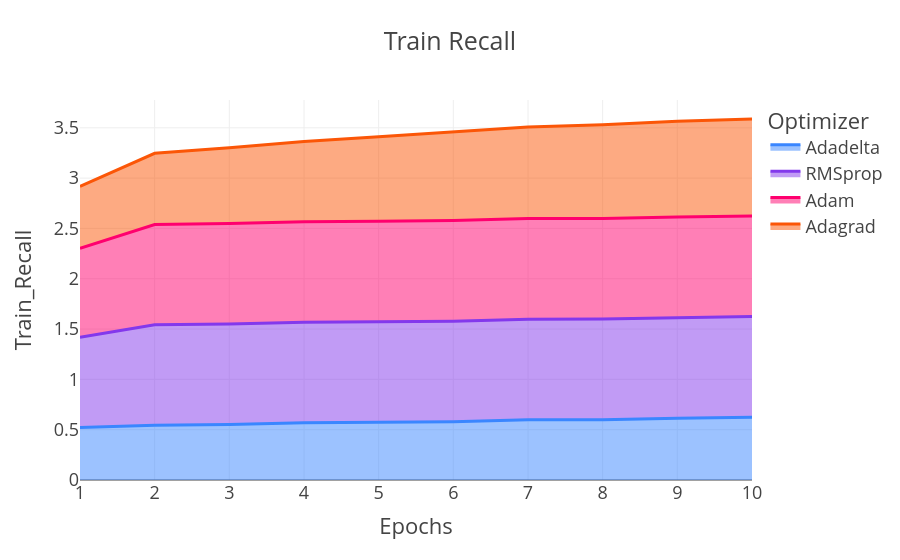

Notebook cell for this chart:
### Code cell
scatterplot = px.area(
    data_frame=opt,
    x="Epochs",
    y="Train_Recall",
    color="Optimizer",                                             
    color_discrete_sequence=["#3a86ff", "#8338ec", "#ff006e", "#fb5607"],
    title='Train Recall',
    #width=500,          
    #height=500,         
    template='presentation',
)
pyo.iplot(scatterplot, filename = 'Opt_train_recall')

### Figure 1 — Plotly figure (JSON) as saved in the notebook; plotly's stock layout.template omitted (floating-point values rounded to 4 significant figures)
{"data": [{"fillpattern": {"shape": ""}, "hovertemplate": "Optimizer=Adadelta<br>Epochs=%{x}<br>Train_Recall=%{y}<extra></extra>", "legendgroup": "Adadelta", "line": {"color": "#3a86ff"}, "marker": {"symbol": "circle"}, "mode": "lines", "name": "Adadelta", "orientation": "v", "showlegend": true, "stackgroup": "1", "type": "scatter", "x": [6, 8, 10, 9, 3, 4, 7, 1, 2, 5], "xaxis": "x", "y": [0.5789, 0.5998, 0.6247, 0.6143, 0.5511, 0.5688, 0.5993, 0.5205, 0.5437, 0.5733], "yaxis": "y"}, {"fillpattern": {"shape": ""}, "hovertemplate": "Optimizer=RMSprop<br>Epochs=%{x}<br>Train_Recall=%{y}<extra></extra>", "legendgroup": "RMSprop", "line": {"color": "#8338ec"}, "marker": {"symbol": "circle"}, "mode": "lines", "name": "RMSprop", "orientation": "v", "showlegend": true, "stackgroup": "1", "type": "scatter", "x": [9, 5, 8, 10, 3, 2, 1, 6, 4, 7], "xaxis": "x", "y": [0.9993, 0.9991, 0.9992, 0.9994, 0.9983, 0.998, 0.899, 0.9993, 0.999, 0.999], "yaxis": "y"}, {"fillpattern": {"shape": ""}, "hovertemplate": "Optimizer=Adam<br>Epochs=%{x}<br>Train_Recall=%{y}<extra></extra>", "legendgroup": "Adam", "line": {"color": "#ff006e"}, "marker": {"symbol": "circle"}, "mode": "lines", "name": "Adam", "orientation": "v", "showlegend": true, "stackgroup": "1", "type": "scatter", "x": [2, 1, 10, 4, 8, 3, 9, 5, 6, 7], "xaxis": "x", "y": [0.9974, 0.8829, 0.9998, 0.9992, 0.9996, 0.9993, 0.9995, 0.9995, 0.9994, 0.9997], "yaxis": "y"}, {"fillpattern": {"shape": ""}, "hovertemplate": "Optimizer=Adagrad<br>Epochs=%{x}<br>Train_Recall=%{y}<extra></extra>", "legendgroup": "Adagrad", "line": {"color": "#fb5607"}, "marker": {"symbol": "circle"}, "mode": "lines", "name": "Adagrad", "orientation": "v", "showlegend": true, "stackgroup": "1", "type": "scatter", "x": [7, 4, 8, 5, 10, 1, 2, 6, 3, 9], "xaxis": "x", "y": [0.9091, 0.7961, 0.9318, 0.8403, 0.9635, 0.6156, 0.7073, 0.8803, 0.7525, 0.9521], "yaxis": "y"}], "layout": {"legend": {"title": {"text": "Optimizer"}, "tracegroupgap": 0}, "title": {"text": "Train Recall"}, "xaxis": {"anchor": "y", "domain": [0, 1], "title": {"text": "Epochs"}}, "yaxis": {"anchor": "x", "domain": [0, 1], "title": {"text": "Train_Recall"}}}}
